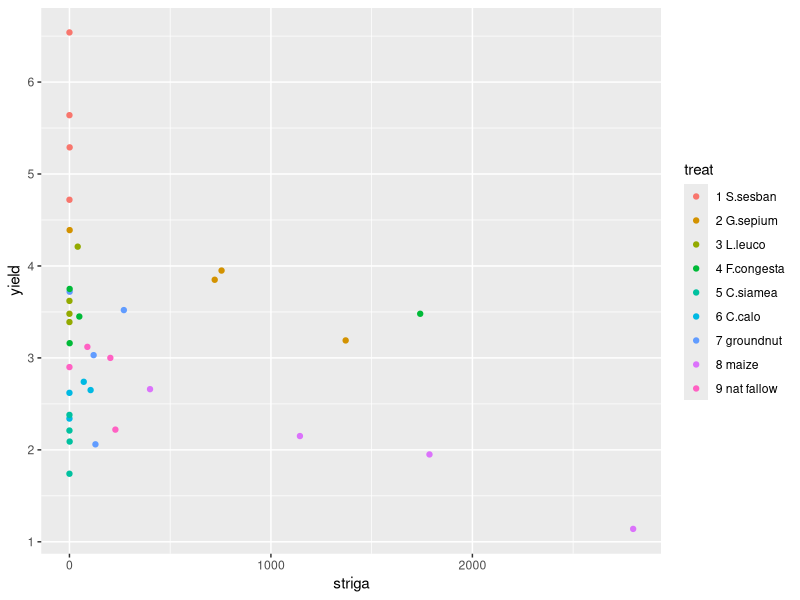
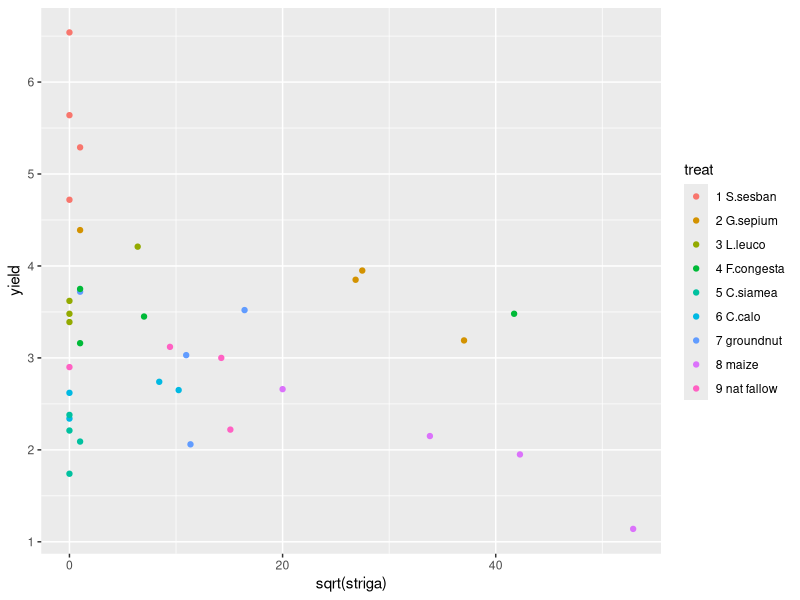
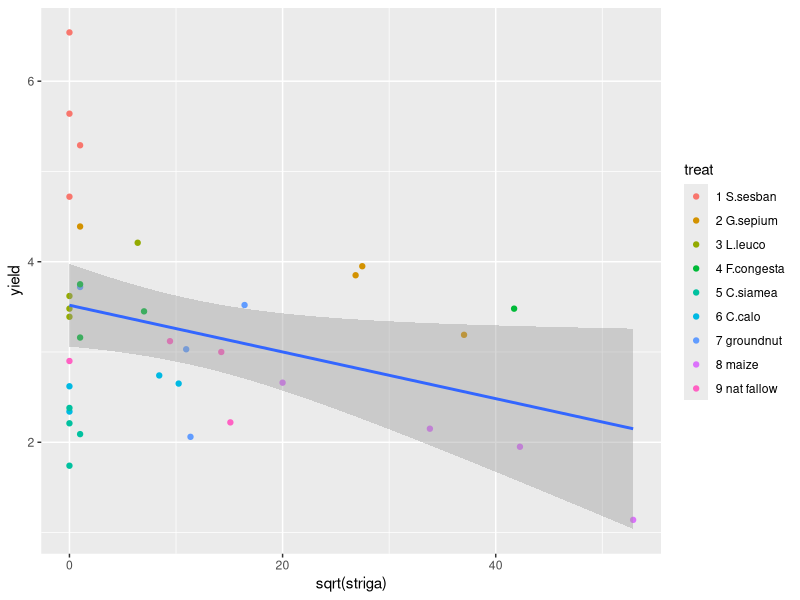
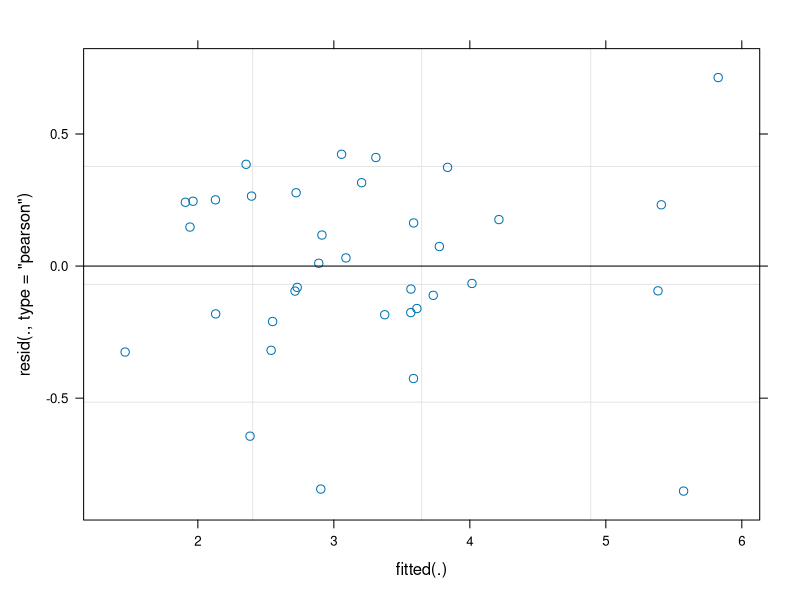
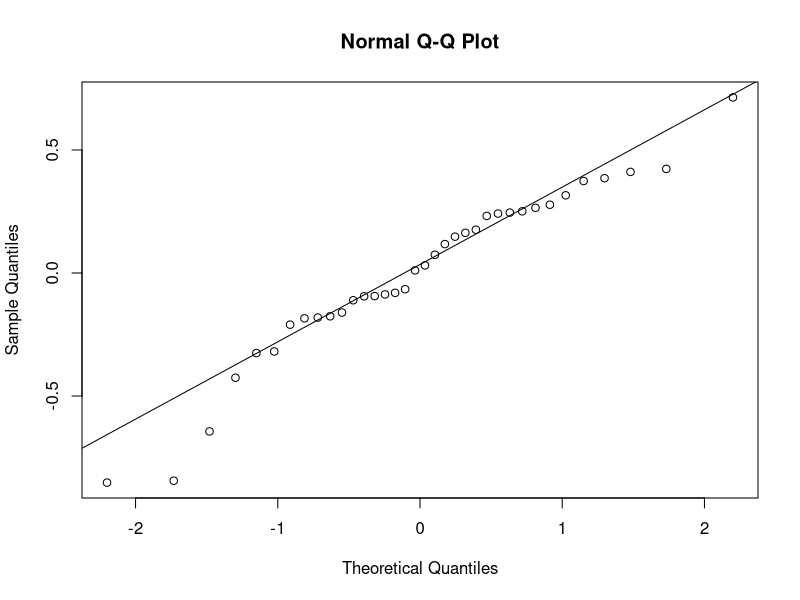
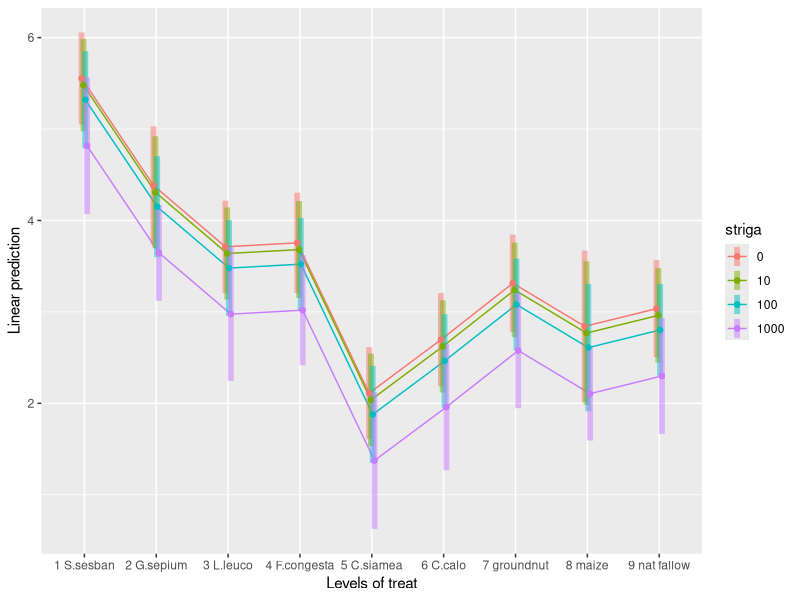
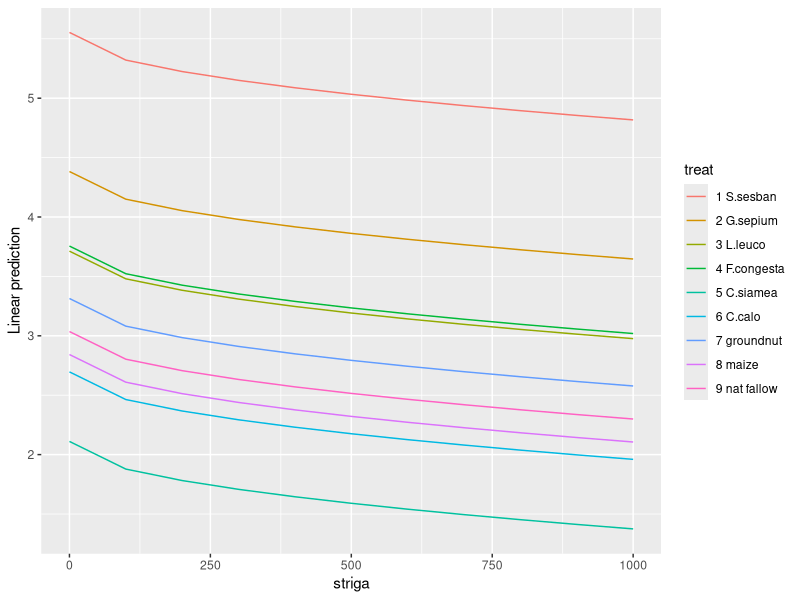

Generate these figures, in order, with R: (Note: this script raises an error after producing the figures.)
## ---- chunk 1

library(multcompView)
library(ggplot2)
library(emmeans)
library(doBy)
library(lmerTest)
library(multcompView)
## ---- chunk 2
fallow <- read.csv("Fallow N2.csv")
## ---- chunk 3
summary(fallow)
## ---- chunk 4
str(fallow)
## ---- chunk 5
fallow$rep<-factor(fallow$rep)
fallow$plot<-factor(fallow$plot)
## ---- chunk 6
ggplot(data=fallow,aes(y=yield,x=striga,col=treat))+geom_point()
## ---- chunk 7
ggplot(data=fallow,aes(y=yield,x=sqrt(striga),col=treat))+geom_point()
## ---- chunk 8
ggplot(data=fallow,aes(y=yield,x=sqrt(striga)))+geom_point(aes(col=treat))+geom_smooth(method="lm")
## ---- chunk 9
summaryBy(yield~treat, data=fallow, FUN=mean)
## ---- chunk 10
summaryBy(yield+striga~treat, data=fallow, FUN=c(mean,median,sd))
## ---- chunk 11
rcbdmodel2<-lmer(yield~treat+sqrt(striga)+(1|rep),data=fallow)

## ---- chunk 12
plot(rcbdmodel2)
## ---- chunk 13
qqnorm(resid(rcbdmodel2))
qqline(resid(rcbdmodel2))
## ---- chunk 14
anova(rcbdmodel2,ddf="Kenward-Roger")
## ---- chunk 15
print(VarCorr(rcbdmodel2), comp=("Variance"))
## ---- chunk 16
emmip(rcbdmodel2,striga~treat,var="striga",CIs = TRUE, at = list(striga = c(0, 10,100,1000)))

## ---- chunk 17
emmip(rcbdmodel2,treat~striga,var="striga",at = list(striga = seq(0,1000,by=100)))

## ---- chunk 18
emmeans(rcbdmodel2,~treat*striga,var="striga",at = list(striga = c(0, 10,100,1000)))

## ---- chunk 19
cld(emmeans(rcbdmodel2, ~treat))
